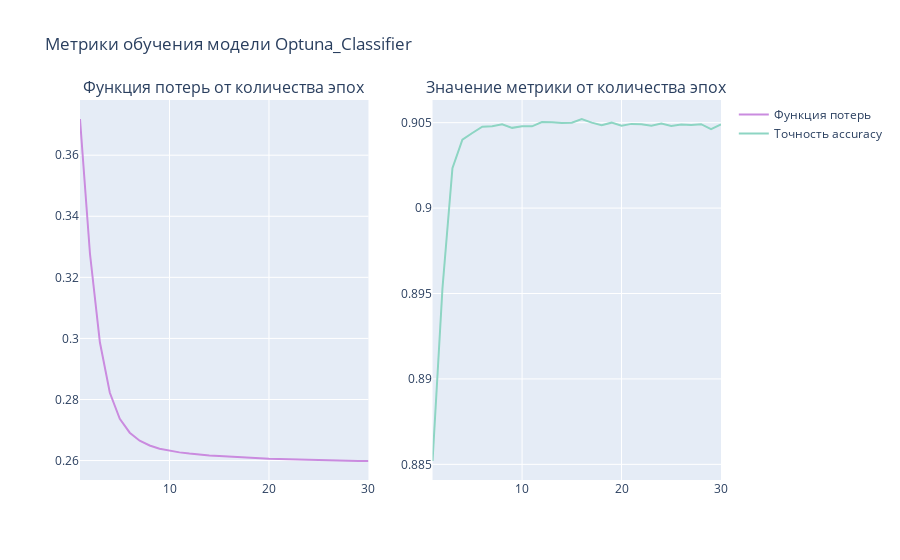

The cell this chart's notebook holds for it:
### Code cell
plot_char_epochs_metrics(epochs, train_loss, train_accuracy, 'Optuna_Classifier', 'Точность accuracy')

### Figure 1 — Plotly figure (JSON) as saved in the notebook; plotly's stock layout.template omitted (floating-point values rounded to 4 significant figures)
{"data": [{"line": {"color": "#CA8BDF", "width": 2}, "mode": "lines", "name": "Функция потерь", "type": "scatter", "x": [1, 2, 3, 4, 5, 6, 7, 8, 9, 10, 11, 12, 13, 14, 15, 16, 17, 18, 19, 20, 21, 22, 23, 24, 25, 26, 27, 28, 29, 30], "xaxis": "x", "y": [0.3719, 0.3278, 0.2987, 0.2822, 0.2737, 0.2691, 0.2665, 0.2649, 0.2639, 0.2632, 0.2627, 0.2623, 0.2619, 0.2617, 0.2615, 0.2612, 0.2611, 0.2609, 0.2608, 0.2606, 0.2605, 0.2604, 0.2604, 0.2602, 0.2602, 0.2601, 0.26, 0.2599, 0.2599, 0.2599], "yaxis": "y"}, {"line": {"color": "#8DD5C3", "width": 2}, "mode": "lines", "name": "Точность accuracy", "type": "scatter", "x": [1, 2, 3, 4, 5, 6, 7, 8, 9, 10, 11, 12, 13, 14, 15, 16, 17, 18, 19, 20, 21, 22, 23, 24, 25, 26, 27, 28, 29, 30], "xaxis": "x2", "y": [0.8852, 0.8953, 0.9023, 0.904, 0.9044, 0.9048, 0.9048, 0.9049, 0.9047, 0.9048, 0.9048, 0.905, 0.905, 0.905, 0.905, 0.9052, 0.905, 0.9049, 0.905, 0.9048, 0.9049, 0.9049, 0.9048, 0.9049, 0.9048, 0.9049, 0.9049, 0.9049, 0.9046, 0.9049], "yaxis": "y2"}], "layout": {"annotations": [{"font": {"size": 16}, "showarrow": false, "text": "Функция потерь от количества эпох", "x": 0.225, "xanchor": "center", "xref": "paper", "y": 1, "yanchor": "bottom", "yref": "paper"}, {"font": {"size": 16}, "showarrow": false, "text": "Значение метрики от количества эпох", "x": 0.775, "xanchor": "center", "xref": "paper", "y": 1, "yanchor": "bottom", "yref": "paper"}], "showlegend": true, "title": {"text": "Метрики обучения модели Optuna_Classifier"}, "xaxis": {"anchor": "y", "domain": [0, 0.45]}, "xaxis2": {"anchor": "y2", "domain": [0.55, 1]}, "yaxis": {"anchor": "x", "domain": [0, 1]}, "yaxis2": {"anchor": "x2", "domain": [0, 1]}}}
